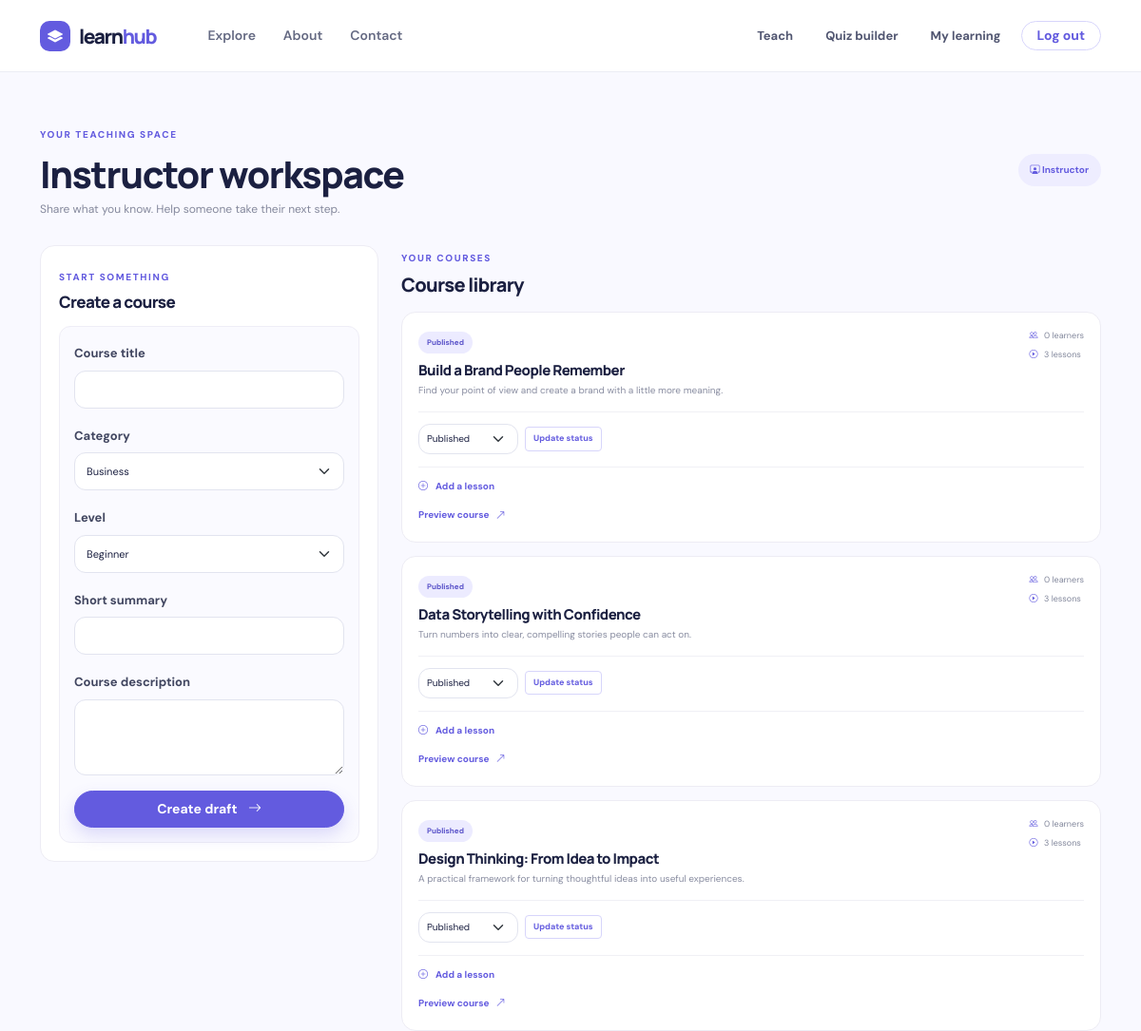
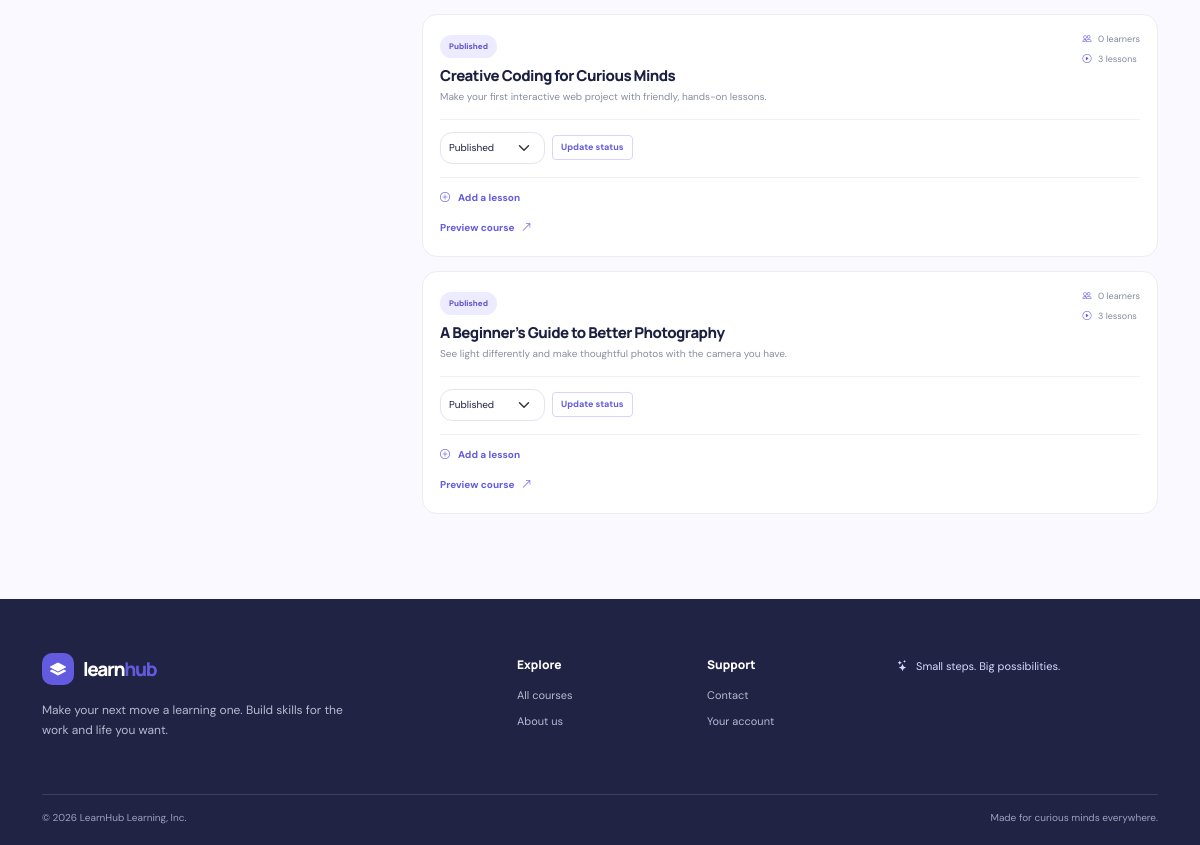
Screenshot of /instructor.php (signed in) with the database file from the repository (2 pictures, top to bottom).
### tables this page shows
CREATE TABLE IF NOT EXISTS courses (
    id BIGINT UNSIGNED AUTO_INCREMENT PRIMARY KEY,
    instructor_id BIGINT UNSIGNED NOT NULL,
    category_id BIGINT UNSIGNED NOT NULL,
    title VARCHAR(180) NOT NULL,
    slug VARCHAR(210) NOT NULL UNIQUE,
    short_description VARCHAR(300) NOT NULL,
    description TEXT NOT NULL,
    image_url VARCHAR(500) NULL,
    price DECIMAL(10, 2) NOT NULL DEFAULT 0.00,
    level ENUM('beginner', 'intermediate', 'advanced') NOT NULL DEFAULT 'beginner',
    rating DECIMAL(3, 2) NOT NULL DEFAULT 5.00,
    status ENUM('draft', 'published') NOT NULL DEFAULT 'draft',
    created_at TIMESTAMP NOT NULL DEFAULT CURRENT_TIMESTAMP,
    updated_at TIMESTAMP NOT NULL DEFAULT CURRENT_TIMESTAMP ON UPDATE CURRENT_TIMESTAMP,
    CONSTRAINT fk_courses_instructor FOREIGN KEY (instructor_id) REFERENCES users(id) ON DELETE RESTRICT,
    CONSTRAINT fk_courses_category FOREIGN KEY (category_id) REFERENCES categories(id) ON DELETE RESTRICT,
    INDEX idx_courses_status_category (status, category_id),
    INDEX idx_courses_level (level),
    FULLTEXT INDEX ft_courses_search (title, short_description, description)
);

### functions.php (called while the page is built, shortened)
<?php
function e(?string $value): string
{
    return htmlspecialchars($value ?? '', ENT_QUOTES | ENT_SUBSTITUTE, 'UTF-8');
}
function url(string $path = ''): string
{
    return BASE_URL . ($path !== '' ? '/' . ltrim($path, '/') : '');
}

### instructor.php (the view, shortened to what this page needs)
<?php
require_once __DIR__ . '/includes/functions.php';
$instructor = require_role('instructor');
$pdo = db();
$categories = $pdo->query('SELECT id, name FROM categories ORDER BY name')->fetchAll();
$courseQuery = $pdo->prepare(
    'SELECT co.id, co.title, co.status, co.short_description,
            (SELECT COUNT(*) FROM lessons l WHERE l.course_id = co.id) AS lesson_count,
            (SELECT COUNT(*) FROM enrollments en WHERE en.course_id = co.id) AS student_count
     FROM courses co WHERE co.instructor_id = ? ORDER BY co.created_at DESC'
);
$courseQuery->execute([$instructor['id']]);
$courses = $courseQuery->fetchAll();
require __DIR__ . '/includes/header.php';
?>
<section class="dashboard-section"><div class="container"><div class="dashboard-welcome"><div><span class="section-kicker">YOUR TEACHING SPACE</span><h1>Instructor workspace</h1><p>Share what you know. Help someone take their next step.</p></div><span class="admin-chip"><i class="bi bi-person-workspace"></i> Instructor</span></div><div class="row g-4"><div class="col-lg-4"><div class="admin-panel"><div class="admin-panel-heading"><div><span class="section-kicker">START SOMETHING</span><h2>Create a course</h2></div></div><form method="post" class="admin-create-form"><div class="mb-3"><label class="form-label" for="title">Course title</label><input class="form-control" id="title" name="title" required maxlength="180"></div><div class="mb-3"><label class="form-label" for="category">Category</label><select class="form-select" id="category" name="category_id" required><?php foreach ($categories as $category): ?><option value="<?= (int) $category['id'] ?>"><?= e($category['name']) ?></option><?php endforeach; ?></select></div><div class="mb-3"><label class="form-label" for="level">Level</label><select class="form-select" id="level" name="level"><option value="beginner">Beginner</option></select></div><div class="mb-3"><label class="form-label" for="short">Short summary</label><input class="form-control" id="short" name="short_description" required maxlength="300"></div><div class="mb-3"><label class="form-label" for="description">Course description</label><textarea class="form-control" id="description" name="description" rows="4" required></textarea></div><button class="btn btn-primary w-100 rounded-pill py-2" type="submit">Create draft <i class="bi bi-arrow-right ms-2"></i></button></form></div></div><div class="col-lg-8"><div class="dashboard-section-heading"><div><span class="section-kicker">YOUR COURSES</span><h2>Course library</h2></div></div><?php if ($courses): ?><div class="instructor-course-list"><?php foreach ($courses as $course): ?><article class="instructor-course-card"><div class="instructor-course-top"><div><span class="role-badge <?= e($course['status']) ?>"><?= e(ucfirst($course['status'])) ?></span><h3><?= e($course['title']) ?></h3><p><?= e($course['short_description']) ?></p></div><div class="instructor-course-metrics"><span><i class="bi bi-people"></i> <?= (int) $course['student_count'] ?> learners</span><span><i class="bi bi-play-circle"></i> <?= (int) $course['lesson_count'] ?> lessons</span></div></div><form method="post" class="course-status-form"><select class="form-select form-select-sm" name="status"><option value="published" <?= $course['status'] === 'published' ? 'selected' : '' ?>>Published</option></select><button class="btn btn-sm btn-outline-primary" type="submit">Update status</button></form><details class="lesson-editor"><summary><i class="bi bi-plus-circle me-2"></i>Add a lesson</summary></details><a class="text-link instructor-preview-link" href="<?= e(url('course.php?id=' . (int) $course['id'])) ?>">Preview course <i class="bi bi-arrow-up-right"></i></a></article><?php endforeach; ?></div><?php else: ?><div class="empty-state dashboard-empty"><i class="bi bi-journal-plus"></i><h3>Your first course starts here</h3><p>Give your knowledge a home and help learners grow.</p></div><?php endif; ?></div></div></div></section>
<?php require __DIR__ . '/includes/footer.php'; ?>

### rows the page displays
courses: status "Published", title "Build a Brand People Remember", short_description "Find your point of view and create a brand with a little more meaning.", student_count "0", lesson_count "3"
courses: status "Published", title "Data Storytelling with Confidence", short_description "Turn numbers into clear, compelling stories people can act on.", student_count "0", lesson_count "3"
courses: status "Published", title "Design Thinking: From Idea to Impact", short_description "A practical framework for turning thoughtful ideas into useful experiences.", student_count "0", lesson_count "3"
courses: status "Published", title "Creative Coding for Curious Minds", short_description "Make your first interactive web project with friendly, hands-on lessons.", student_count "0", lesson_count "3"
courses: status "Published", title "A Beginner’s Guide to Better Photography", short_description "See light differently and make thoughtful photos with the camera you have.", student_count "0", lesson_count "3"

### other values shown
form field category_id "Business"
